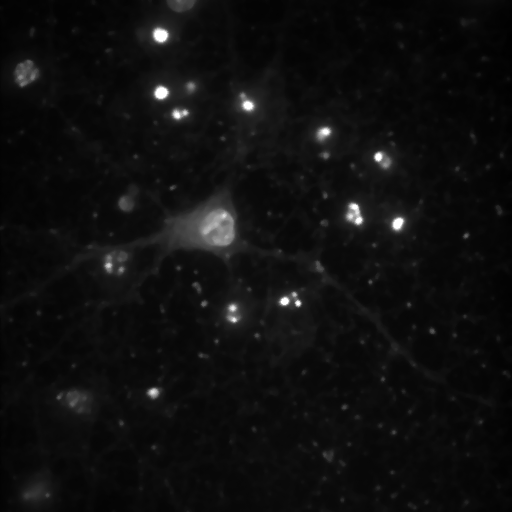
#> input picture Rat_Hippocampal_Neuron.png, 512 x 512 px
$ jupyter execute Hackathon.ipynb   (shell and % lines are left out)   (Python 2 division)   (older library calls are emulated)
#> lines starting #> are read from the running program, lines starting #| are printed output that depends on the picture; long printed decimals are rounded
#Max Entropy Image Segmentation/Thresholding

[cell 1]

import numpy as np
import skimage.io

import matplotlib.pyplot as plt

[cell 2]
# read image
img = skimage.io.imread('Rat_Hippocampal_Neuron.png')
#> img is the input picture: shape (512, 512); min 0, max 255, mean 14.8
imgplt = plt.imshow(img, "gray", interpolation="nearest")

[cell 3]
# obtain histogram
(data, bin) = np.histogram(img, bins=255)
#> data = 255 values, max 24936 at index 10, min 0 at index 245, mean 1028; bin = 256 values from 0 to 255

# normalize
norm_histo = data.astype(np.float)/img.size
#> norm_histo = 255 values, max 0.0951 at index 10, min 0 at index 245, mean 0.00392

[cell 4]
P1 = norm_histo.cumsum()
#> P1 = 255 values from 9.16e-05 to 1
P2 = 1 - P1
#> P2 = 255 values, max 1 at index 0, min 0 at index 254, mean 0.058

first_bin  = next((i for (i, x) in zip(bin, P1) if x), None).astype(int)
#> first_bin = 0
last_bin  = next((i for (i, x) in zip(reversed(bin), reversed(P2)) if x), None).astype(int)
#> last_bin = 254

[cell 5]
max_ent = np.finfo(float).eps

for it in range(first_bin, last_bin+1):
    x = norm_histo[:it+1]
    x = x[x!=0]/P1[it]
    #ent_back = (-norm_histo[data!=0]/P1[it])*np.log(-norm_histo[data!=0]/P1[it])
    ent_back = np.sum((-x)*np.log(x))

    x = norm_histo[it+1:]
    x = x[x != 0]/P2[it]
    #ent_back = (-norm_histo[data!=0]/P1[it])*np.log(-norm_histo[data!=0]/P1[it])
    ent_obj = np.sum((-x)*np.log(x))

    tot_ent = ent_back + ent_obj
    if (tot_ent > max_ent):
        max_ent = tot_ent
        threshold = it
#> this loop made 255 passes
#> (x, ent_back, ent_obj, tot_ent, max_ent) on passes 1 to 7: ([1], 0, 3.27, 3.27, 3.27), ([0.109, 0.891], 0.345, 3.27, 3.61, 3.61), ([0.0267, 0.218, 0.755], 0.641, 3.26, 3.9, 3.9), ([0.00606, 0.0495, 0.171, 0.773], 0.681, 3.23, 3.91, 3.91), ([0.00197, 0.016, 0.0556, 0.251, 0.676], 0.851, 3.19, 4.04, 4.04), ([0.00105, 0.00855, 0.0296, 0.134, 0.36, 0.467], 1.14, 3.15, 4.29, 4.29), ([0.000624, 0.00509, 0.0176, 0.0796, 0.214, 0.278, 0.404], 1.36, 3.11, 4.47, 4.47)
#> (ent_back, ent_obj, tot_ent, max_ent) on passes 8 to 13: (1.55, 3.08, 4.63, 4.63), (1.7, 3.07, 4.78, 4.78), (1.85, 3.1, 4.94, 4.94), (1.98, 3.16, 5.14, 5.14), (2.11, 3.23, 5.34, 5.34), (2.22, 3.35, 5.57, 5.57)
#> after the loop, max_ent = 7.86; threshold = 67

print threshold, max_ent
#| 67 7.861

#Code refactoring 4/28/2016

__Define function here__

[cell 6]
def max_entropy(data):
    """
    Implements Kapur-Sahoo-Wong (Maximum Entropy) thresholding method
    Kapur J.N., Sahoo P.K., and Wong A.K.C. (1985) "A New Method for Gray-Level Picture Thresholding Using the Entropy
    of the Histogram", Graphical Models and Image Processing, 29(3): 273-285
    M. Emre Celebi
    06.15.2007
    Ported to ImageJ plugin by G.Landini from E Celebi's fourier_0.8 routines

    2016-04-28: Adapted for Python 2.7 by Robert Metchev from Java source of MaxEntropy() in the Autothresholder plugin
    http://rsb.info.nih.gov/ij/plugins/download/AutoThresholder.java

    :param data: Sequence representing the histogram of the image
    :return threshold: Resulting maximum entropy threshold
    """

    # calculate CDF (cumulative density function)
    cdf = data.astype(np.float).cumsum()

    # find histogram's nonzero area
    valid_idx = np.nonzero(data)[0]
    first_bin = valid_idx[0]
    last_bin = valid_idx[-1]

    # initialize search for maximum
    max_ent, threshold = 0, 0

    for it in range(first_bin, last_bin + 1):
        # Background (dark)
        hist_range = data[:it + 1]
        hist_range = hist_range[hist_range != 0] / cdf[it]  # normalize within selected range & remove all 0 elements
        tot_ent = -np.sum(hist_range * np.log(hist_range))  # background entropy

        # Foreground/Object (bright)
        hist_range = data[it + 1:]
        # normalize within selected range & remove all 0 elements
        hist_range = hist_range[hist_range != 0] / (cdf[last_bin] - cdf[it])
        tot_ent -= np.sum(hist_range * np.log(hist_range))  # accumulate object entropy

        # find max
        if tot_ent > max_ent:
            max_ent, threshold = tot_ent, it

    return threshold

__Testing__

[cell 7]
# read image
img = skimage.io.imread('Rat_Hippocampal_Neuron.png')
imgplt = plt.imshow(img, "gray", interpolation="nearest")

[cell 8]
# obtain histogram
hist = np.histogram(img, bins=256, range=(0, 256))[0]
#> hist = 256 values, max 24936 at index 10, min 0 at index 245, mean 1024
imgplt = plt.plot(range(0,256), hist)
#> imgplt = 1 item
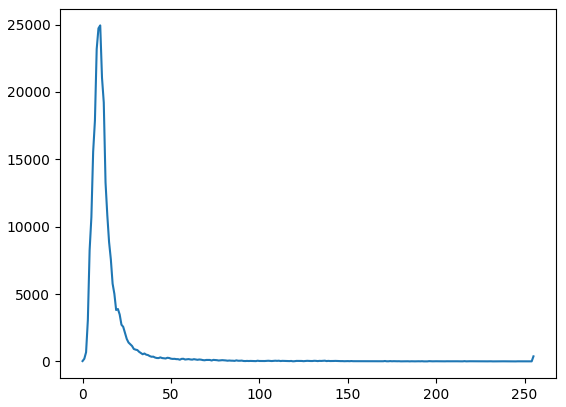
#> figure drawn by matplotlib, 1 panel; curve peaks at x = 10, y = 24936

__Calculate threshold and show resulting segmentation__

[cell 9]
# run max entropy function on the historgram
threshold = max_entropy(hist)
#> in max_entropy, `cdf = data.astype(np.float).cumsum()`: cdf = 256 values from 24 to 262144
#> in max_entropy, `valid_idx = np.nonzero(data)[0]`: valid_idx = 255 values from 0 to 255
#> in max_entropy, `first_bin = valid_idx[0]`: first_bin = 0
#> in max_entropy, `last_bin = valid_idx[-1]`: last_bin = 255
#> the loop in max_entropy, `for it in range(first_bin, last_bin + 1):` made 256 passes
#> (hist_range, tot_ent, max_ent) on passes 1 to 9: ([1], 3.27, 3.27), ([0.109, 0.891], 3.61, 3.61), ([0.0267, 0.218, 0.755], 3.9, 3.9), ([0.00606, 0.0495, 0.171, 0.773], 3.91, 3.91), ([0.00197, 0.016, 0.0556, 0.251, 0.676], 4.04, 4.04), ([0.00105, 0.00855, 0.0296, 0.134, 0.36, 0.467], 4.29, 4.29), ([0.000624, 0.00509, 0.0176, 0.0796, 0.214, 0.278, 0.404], 4.47, 4.47), ([24, 196, 679, 3063, 8251, 10708, 15557, 17867], 4.63, 4.63), ([24, 196, 679, 3063, 8251, 10708, 15557, 17867, 23180], 4.78, 4.78)
#> (tot_ent, max_ent) on passes 10 to 15: (4.94, 4.94), (5.14, 5.14), (5.34, 5.34), (5.57, 5.57), (5.75, 5.75), (5.92, 5.92)
#> after the loop in max_entropy, `for it in range(first_bin, last_bin + 1):`: max_ent = 7.86; threshold = 67
print "Threshold=", threshold
#| Threshold= 67

# illustrate result
segmentation = np.zeros_like(img)
segmentation[img > threshold] = 1

imgplt = plt.imshow(segmentation, "gray", interpolation="nearest")
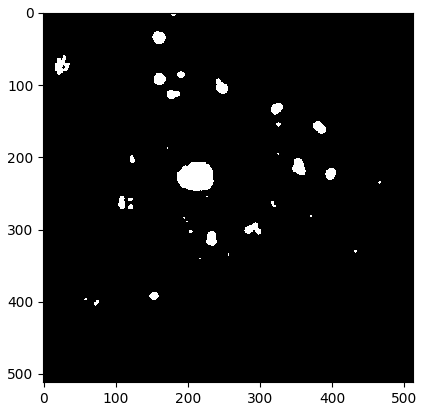
#> figure drawn by matplotlib, 1 panel
